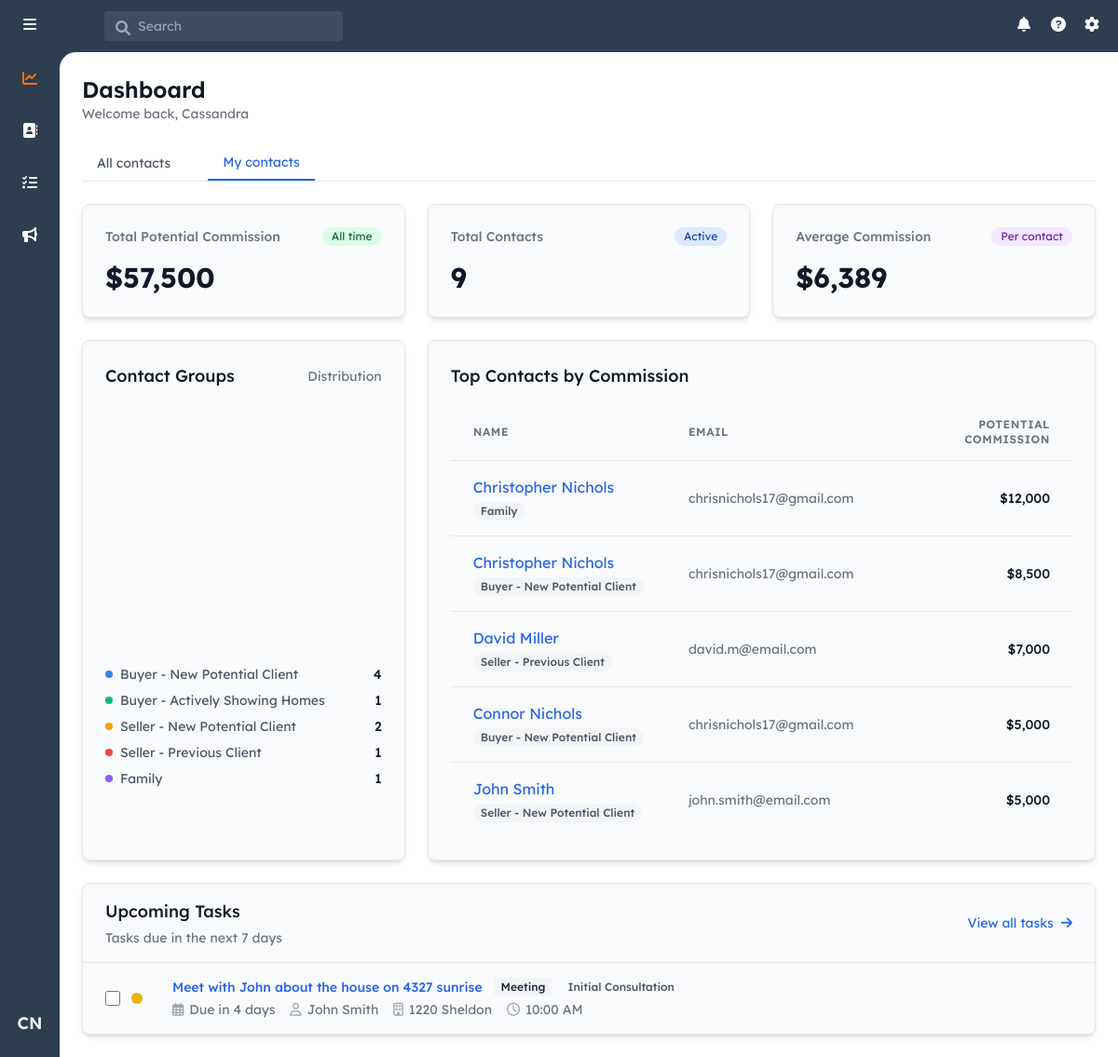
/dashboard (signed in), run on an earlier commit of the app's database.
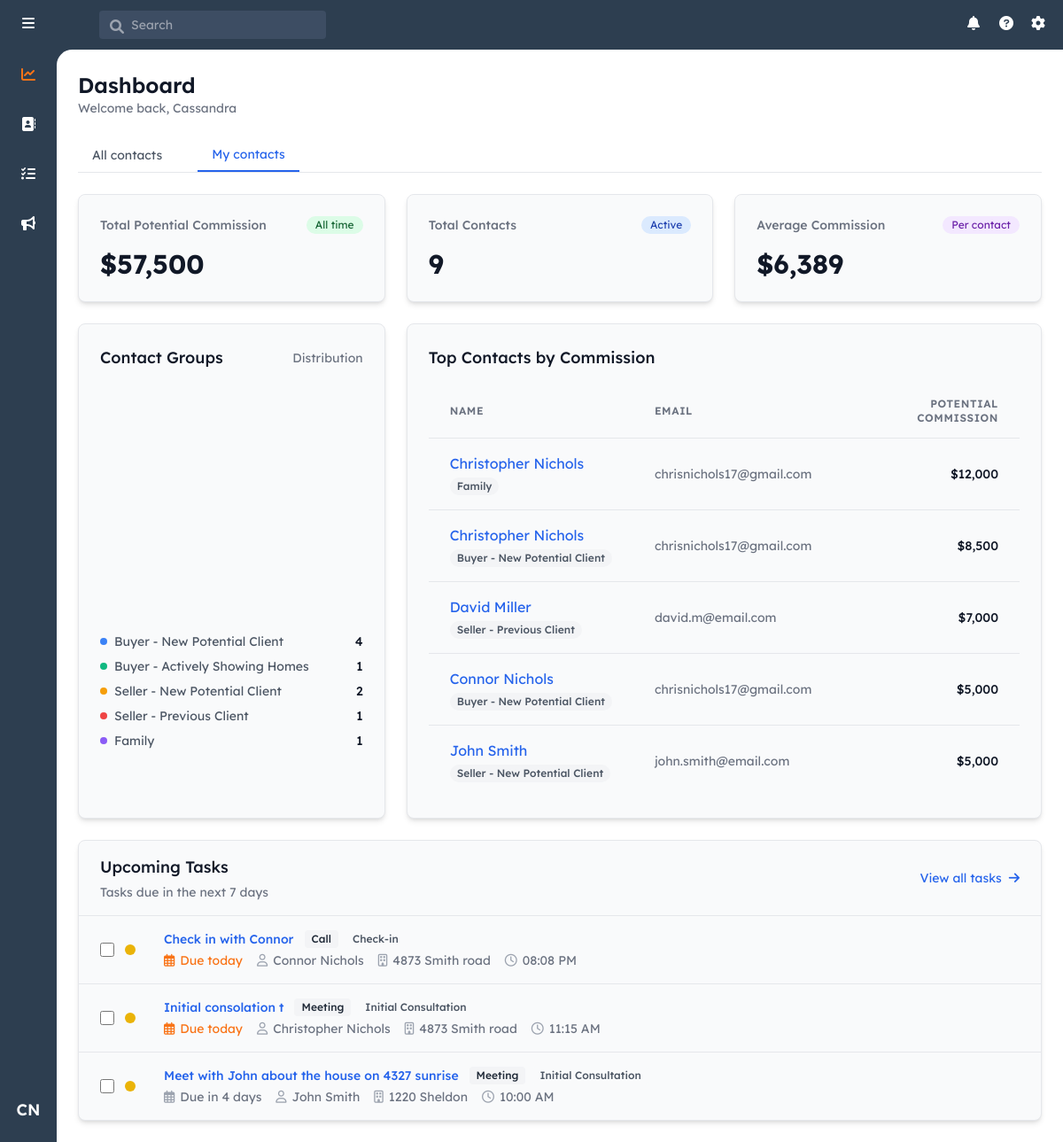
And on a later commit of the database.
### models.py (models this page shows, shortened)
class Contact(db.Model):
    id = db.Column(db.Integer, primary_key=True)
    user_id = db.Column(db.Integer, db.ForeignKey('user.id'), nullable=False)
    first_name = db.Column(db.String(80), nullable=False)
    last_name = db.Column(db.String(80), nullable=False)
    email = db.Column(db.String(120))
    phone = db.Column(db.String(20))
    street_address = db.Column(db.String(200))
    city = db.Column(db.String(100))
    state = db.Column(db.String(50))
    zip_code = db.Column(db.String(20))
    notes = db.Column(db.Text)
    created_at = db.Column(db.DateTime, nullable=False, default=datetime.utcnow)
    updated_at = db.Column(db.DateTime, nullable=False, default=datetime.utcnow,
                          onupdate=datetime.utcnow)
    potential_commission = db.Column(db.Numeric(10, 2), nullable=False, default=5000.00)
    owner = db.relationship('User', backref=db.backref('contacts', lazy=True))
    groups = db.relationship('ContactGroup',
                           secondary=contact_groups,
                           back_populates='contacts',
                           lazy='joined')

class ContactGroup(db.Model):
    id = db.Column(db.Integer, primary_key=True)
    name = db.Column(db.String(100), unique=True, nullable=False)
    category = db.Column(db.String(50), nullable=False)
    sort_order = db.Column(db.Integer, nullable=False)
    created_at = db.Column(db.DateTime, nullable=False, default=datetime.utcnow)
    contacts = db.relationship('Contact',
                             secondary=contact_groups,
                             back_populates='groups',
                             lazy='dynamic')

class Task(db.Model):
    id = db.Column(db.Integer, primary_key=True)
    contact_id = db.Column(db.Integer, db.ForeignKey('contact.id'), nullable=False)
    assigned_to_id = db.Column(db.Integer, db.ForeignKey('user.id'), nullable=False)
    created_by_id = db.Column(db.Integer, db.ForeignKey('user.id'), nullable=False)
    type_id = db.Column(db.Integer, db.ForeignKey('task_type.id'), nullable=False)
    subtype_id = db.Column(db.Integer, db.ForeignKey('task_subtype.id'), nullable=False)
    subject = db.Column(db.String(200), nullable=False)
    description = db.Column(db.Text)
    priority = db.Column(db.String(20), nullable=False, default='medium')  # low, medium, high
    status = db.Column(db.String(20), nullable=False, default='pending')  # pending, completed, cancelled
    outcome = db.Column(db.Text)  # Notes about what happened when task was completed
    created_at = db.Column(db.DateTime, nullable=False, default=datetime.utcnow)
    due_date = db.Column(db.DateTime, nullable=False)
    completed_at = db.Column(db.DateTime)
    property_address = db.Column(db.String(200))  # If task is related to specific property
    scheduled_time = db.Column(db.DateTime)  # For meetings/showings
    reminder_sent = db.Column(db.Boolean, default=False)
    contact = db.relationship('Contact', backref=db.backref('tasks', lazy=True))
    assigned_to = db.relationship('User', foreign_keys=[assigned_to_id], backref='assigned_tasks')
    created_by = db.relationship('User', foreign_keys=[created_by_id], backref='created_tasks')
    task_type = db.relationship('TaskType')
    task_subtype = db.relationship('TaskSubtype')

class TaskType(db.Model):
    id = db.Column(db.Integer, primary_key=True)
    name = db.Column(db.String(50), nullable=False)  # e.g., 'Call', 'Email', 'Meeting', 'Showing', 'Follow-up'
    sort_order = db.Column(db.Integer, nullable=False)
    subtypes = db.relationship('TaskSubtype', backref='task_type', lazy=True)

class TaskSubtype(db.Model):
    id = db.Column(db.Integer, primary_key=True)
    task_type_id = db.Column(db.Integer, db.ForeignKey('task_type.id'), nullable=False)
    name = db.Column(db.String(50), nullable=False)  # e.g., for Call: 'Check-in', 'Schedule Showing', 'Discuss Offer'
    sort_order = db.Column(db.Integer, nullable=False)

### routes/main.py (the view)
@main_bp.route('/dashboard')
@login_required
def dashboard():
    view = request.args.get('view', 'my')
    if current_user.role != 'admin':
        show_all = False
        contacts = Contact.query.filter_by(user_id=current_user.id).all()
    else:
        show_all = view == 'all'
        if show_all:
            contacts = Contact.query.all()
        else:
            contacts = Contact.query.filter_by(user_id=current_user.id).all()
    total_contacts = len(contacts)
    total_commission = sum(c.potential_commission or 0 for c in contacts)
    avg_commission = total_commission / total_contacts if total_contacts > 0 else 0
    top_contacts = sorted(
        contacts,
        key=lambda x: x.potential_commission or 0,
        reverse=True
    )[:5]
    groups = ContactGroup.query.all()
    group_stats = []
    for group in groups:
        contact_count = len([c for c in contacts if group in c.groups])
        if contact_count > 0:
            group_stats.append({
                'name': group.name,
                'count': contact_count
            })
    now = datetime.now()
    seven_days = now + timedelta(days=7)
    if current_user.role == 'admin' and show_all:
        upcoming_tasks = Task.query.filter(
            Task.due_date.between(now, seven_days),
            Task.status != 'completed'
        ).order_by(Task.due_date.asc()).limit(5).all()
    else:
        upcoming_tasks = Task.query.filter(
            Task.assigned_to_id == current_user.id,
            Task.due_date.between(now, seven_days),
            Task.status != 'completed'
        ).order_by(Task.due_date.asc()).limit(5).all()
    return render_template('dashboard.html',
                         show_all=show_all,
                         total_commission=total_commission,
                         total_contacts=total_contacts,
                         avg_commission=avg_commission,
                         group_stats=group_stats,
                         top_contacts=top_contacts,
                         upcoming_tasks=upcoming_tasks,
                         now=now)

### app.py (called while the page is built)
def create_app():
    app = Flask(__name__)
    app.config.from_object('config.Config')
    db.init_app(app)
    login_manager = LoginManager()
    login_manager.init_app(app)
    login_manager.login_view = 'auth.login'
    mail = Mail()
    mail.init_app(app)
    @login_manager.user_loader
    def load_user(user_id):
        return User.query.get(int(user_id))
    register_blueprints(app)
    return app

### templates/dashboard.html (shortened to what the changed rows need)
{% extends "base.html" %}
{% block content %}
<div class="p-6">
    <div class="mb-6">
        <h1 class="text-2xl font-semibold text-gray-900">Dashboard</h1>
    </div>
    <div class="grid grid-cols-1 lg:grid-cols-3 gap-6">
        <div class="bg-gray-50 rounded-lg shadow-md p-6 border border-gray-200 lg:col-span-1">
            <div class="mt-4">
                <div class="grid grid-cols-1 gap-2">
                    {% for group in group_stats %}
                    <div class="flex items-center justify-between text-sm">
                        <div class="flex items-center">
                            <div class="w-2 h-2 rounded-full mr-2" style="background-color: {{ ['#3B82F6', '#10B981', '#F59E0B', '#EF4444', '#8B5CF6', '#EC4899'][loop.index0 % 6] }}"></div>
                            <span class="text-gray-600">{{ group.name }}</span>
                        </div>
                        <span class="font-medium text-gray-900">{{ group.count }}</span>
                    </div>
                    {% endfor %}
                </div>
            </div>
        </div>
        <div class="bg-gray-50 rounded-lg shadow-md p-6 border border-gray-200 lg:col-span-2">
            <div class="overflow-x-auto">
                <table class="min-w-full">
                    <thead>
                        <tr class="border-b border-gray-200">
                            <th class="px-6 py-3.5 text-left text-xs font-semibold text-gray-500 uppercase tracking-wider">Name</th>
                            <th class="px-6 py-3.5 text-left text-xs font-semibold text-gray-500 uppercase tracking-wider">Email</th>
                            <th class="px-6 py-3.5 text-right text-xs font-semibold text-gray-500 uppercase tracking-wider">Potential Commission</th>
                        </tr>
                    </thead>
                    <tbody class="divide-y divide-gray-200">
                        {% for contact in top_contacts %}
                        <tr class="hover:bg-white transition-colors duration-150">
                            <td class="px-6 py-4 whitespace-nowrap">
                                <div class="mb-1">
                                    <a href="#"
                                       onclick="openContactModal({{ contact.id }}); return false;"
                                       class="text-blue-600 hover:text-blue-800">
                                        {{ contact.first_name }} {{ contact.last_name }}
                                    </a>
                                </div>
                                <div class="flex flex-wrap gap-1">
                                    {% for group in contact.groups[:2] %}
                                        <span class="inline-flex items-center px-2 py-0.5 rounded-full text-xs font-medium bg-gray-100 text-gray-600">
                                            {{ group.name }}
                                        </span>
                                    {% endfor %}
                                </div>
                            </td>
                            <td class="px-6 py-4 text-sm text-gray-500">
                                {{ contact.email or '--' }}
                            </td>
                            <td class="px-6 py-4 text-right text-sm font-medium text-gray-900">
                                ${{ "{:,.0f}".format(contact.potential_commission or 0) }}
                            </td>
                        </tr>
                        {% endfor %}
                    </tbody>
                </table>
            </div>
        </div>
    </div>
    <div class="mt-6">
        <div class="bg-gray-50 rounded-lg shadow-md border border-gray-200">
            {% if upcoming_tasks %}
            <div class="divide-y divide-gray-200">
                {% for task in upcoming_tasks %}
                <div class="group hover:bg-white transition-colors duration-150">
                    <div class="px-6 py-4">
                        <div class="flex items-center">
                            <div class="flex items-center space-x-3 w-14">
                                <input type="checkbox"
                                       class="h-4 w-4 text-blue-600 rounded border-gray-300 focus:ring-blue-500"
                                       onchange="quickUpdateStatus({{ task.id }}, this.checked)"
                                       title="Mark as {% if task.status == 'completed' %}incomplete{% else %}complete{% endif %}">
                                <div class="relative">
                                    <button onclick="togglePriorityMenu({{ task.id }})"
                                            class="w-3 h-3 rounded-full
                                            {% if task.priority == 'high' %}
                                                bg-red-500
                                            {% elif task.priority == 'medium' %}
                                                bg-yellow-500
                                            {% else %}
                                                bg-green-500
                                            {% endif %}">
                                    </button>
                                </div>
                            </div>
                            <div class="flex-1 min-w-0 ml-4">
                                <div class="flex items-center space-x-3">
                                    <a href="#"
                                       onclick="openTaskModal({{ task.id }}); return false;"
                                       class="text-sm font-medium text-blue-600 hover:text-blue-800">
                                        {{ task.subject }}
                                    </a>
                                    <div class="flex items-center space-x-2">
                                        <span class="inline-flex items-center px-2 py-0.5 rounded text-xs font-medium bg-gray-100 text-gray-800">
                                            {{ task.task_type.name }}
                                        </span>
                                        <span class="inline-flex items-center px-2 py-0.5 rounded text-xs font-medium bg-gray-50 text-gray-600">
                                            {{ task.task_subtype.name }}
                                        </span>
                                    </div>
                                </div>
                                <div class="mt-1 flex items-center space-x-4 text-sm text-gray-500">
                                    {% set days_until_due = (task.due_date - now).days %}
                                    <div class="flex items-center">
                                        <i class="far fa-calendar-alt mr-1.5
                                            {% if days_until_due < 0 %}
                                                text-red-500
                                            {% elif days_until_due == 0 %}
                                                text-orange-500
                                            {% elif days_until_due <= 2 %}
                                                text-yellow-500
                                            {% else %}
                                                text-gray-400
                                            {% endif %}">
                                        </i>
                                        <span class="{% if days_until_due < 0 %}text-red-500{% elif days_until_due == 0 %}text-orange-500{% elif days_until_due <= 2 %}text-yellow-500{% endif %}">
                                            {% if days_until_due < 0 %}
                                                Overdue by {{ abs(days_until_due) }} day{{ 's' if abs(days_until_due) != 1 }}
                                            {% elif days_until_due == 0 %}
                                                Due today
                                            {% elif days_until_due == 1 %}
                                                Due tomorrow
                                            {% else %}
                                                Due in {{ days_until_due }} days
                                            {% endif %}
                                        </span>
                                    </div>
                                    {% if task.contact %}
                                    <div class="flex items-center">
                                        <i class="far fa-user mr-1.5 text-gray-400"></i>
                                        <a href="#"
                                           onclick="openContactModal({{ task.contact.id }}); return false;"
                                           class="hover:text-blue-600">
                                            {{ task.contact.first_name }} {{ task.contact.last_name }}
                                        </a>
                                    </div>
                                    {% endif %}
                                    {% if task.property_address %}
                                    <div class="flex items-center">
                                        <i class="far fa-building mr-1.5 text-gray-400"></i>
                                        {{ task.property_address }}
                                    </div>
                                    {% endif %}
                                    {% if task.scheduled_time %}
                                    <div class="flex items-center">
                                        <i class="far fa-clock mr-1.5 text-gray-400"></i>
                                        {{ task.scheduled_time.strftime('%I:%M %p') }}
                                    </div>
                                    {% endif %}
                                </div>
                            </div>
                            <div class="flex items-center space-x-4 ml-4">
                            </div>
                        </div>
                    </div>
                </div>
                {% endfor %}
            </div>
            {% endif %}
        </div>
    </div>
</div>
{% endblock %}

What changed in the data, as far as the page shows it:
added Task: subject "Check in with Connor", task_type.name "Call", task_subtype.name "Check-in", shows "Due today", contact.first_name "Connor", contact.last_name "Nichols", property_address "4873 Smith road", scheduled_time "08:08 PM"
added Task: subject "Initial consolation t", task_type.name "Meeting", task_subtype.name "Initial Consultation", shows "Due today", contact.first_name "Christopher", contact.last_name "Nichols", property_address "4873 Smith road", scheduled_time "11:15 AM"
